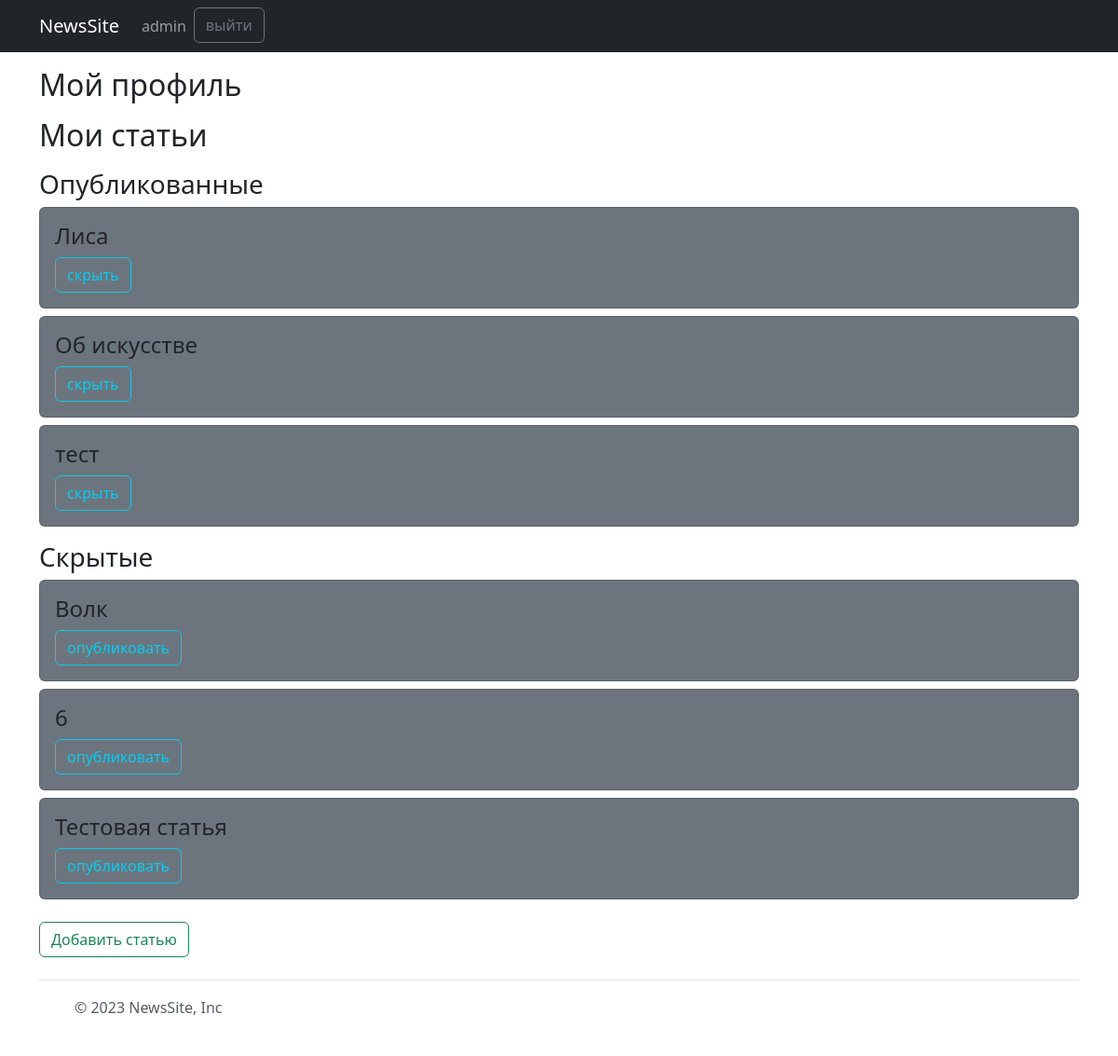
The app's page /accs/profile/ (signed in) with its own data.
### newsapp/models.py (models this page shows, shortened)
class Item(models.Model):
    title=models.CharField(max_length=100)
    memo =models.TextField()
    image=models.ImageField(upload_to='newsapp/images',null=True,blank=True)
    date=models.DateTimeField(auto_now_add=True)
    author=models.ForeignKey(User,on_delete=models.CASCADE)
    published=models.BooleanField(default=False,null=False,blank=False)
    likes=GenericRelation(Like)
    tags=models.ManyToManyField(Tag)
    class Meta:
        permissions=[('can_read_item','Can read item')]

### accs/views.py (the view)
# urls.py: path('profile/',profile,name='profile'),
@login_required
def profile(request):
   publicnews=Item.objects.filter(author=request.user,published=True)
   shadownews=Item.objects.filter(author=request.user,published=False)
   return render(request,'accs/profile.html',{'publicnews':publicnews,'shadownews':shadownews})

### accs/templates/accs/profile.html
{% extends 'coreapp/base.html' %}
{% load static %}
{% block content %}
<div class="container">
  <h2 class="mt-3">Мой профиль</h2>
<h2 class="mt-3">Мои статьи</h2>
<h3 class="mt-3">Опубликованные</h3>
{% for i in publicnews %}
  <div class="card mt-2 bg-secondary ">
    <div class="card-body">
    <a class="nav-link" href="{% url 'accs:viewitem' i.id %}"><h4>{{ i.title }}</h4></a>
    <a href="{% url 'accs:publication' i.id %}" class="btn btn-outline-info">скрыть </a>
    </div>
  </div>
{% endfor %}
<h3 class="mt-3">Скрытые</h3>
{% for j in shadownews %}
<div class="card mt-2 bg-secondary ">
  <div class="card-body">
  <a class="nav-link" href="{% url 'accs:viewitem' j.id %}"><h4>{{ j.title }}</h4></a>
  <a href="{% url 'accs:publication' j.id %}" class="btn btn-outline-info">опубликовать </a>
  </div>
</div>
{% endfor %}
<br>
<a class="btn btn-outline-success" href="{% url 'accs:createitem'  %}" role="button">Добавить статью</a>
</div>
{% endblock %}

### coreapp/templates/coreapp/base.html (shortened to what this page needs)
{% load static %}
<!DOCTYPE html>
<html lang="en">
<head>
<link rel="stylesheet" href="{% static 'css/style.css' %}">
<link href="https://cdn.jsdelivr.net/npm/bootstrap@5.3.0-alpha3/dist/css/bootstrap.min.css" rel="stylesheet">
</head>
<body >
  <header >
    <nav class="navbar  navbar-expand-lg navbar-dark bg-dark">
      <div class="container">
        <a class="navbar-brand" href="{% url 'newsapp:home' %}">NewsSite</a>
        <div class="collapse navbar-collapse" id="navbarSupportedContent">
          <ul class="navbar-nav me-auto mb-2 mb-lg-0">
            {% if user.is_authenticated %}
            <li class="nav-item">
              <a class="nav-link" href="{% url 'accs:profile' %}">{{ user.username }}</a>
            </li>
            <form action="{% url 'accs:signout' %}" method="POST">
              <li class="nav-item">
                <input class="btn btn-outline-secondary" type="submit" value="выйти">
              </li>
            </form>
            {% endif %}
            </ul>
        </div>
      </div>
    </nav>
  </header>
  {% block content %}
  {% endblock %}
    <div class="container">
      <footer class="d-flex flex-wrap justify-content-between align-items-center py-3 my-4 border-top ">
        <div class="col-md-4 d-flex align-items-center">
          <a href="/" class="mb-3 me-2 mb-md-0 text-muted text-decoration-none lh-1">
            <svg class="bi" width="30" height="24"><use xlink:href="#bootstrap"></use></svg>
          </a>
          <span class="mb-3 mb-md-0 text-muted">© 2023 NewsSite, Inc</span>
        </div>
        <ul class="nav col-md-4 justify-content-end list-unstyled d-flex">
          <li class="ms-3"><a class="text-muted" href="#"><svg class="bi" width="24" height="24"><use xlink:href="#twitter"></use></svg></a></li>
          <li class="ms-3"><a class="text-muted" href="#"><svg class="bi" width="24" height="24"><use xlink:href="#instagram"></use></svg></a></li>
          <li class="ms-3"><a class="text-muted" href="#"><svg class="bi" width="24" height="24"><use xlink:href="#facebook"></use></svg></a></li>
        </ul>
      </footer>
    </div>
</body>
</html>

### coreapp/static/css/style.css (style rules this page uses)
body { font-family: 'Roboto', sans-serif; }

### records on screen
Item: title "Лиса"
Item: title "Об искусстве"
Item: title "тест"
Item: title "Волк"
Item: title "6"
Item: title "Тестовая статья"

### other values on screen
{{ user.username }} "admin"
